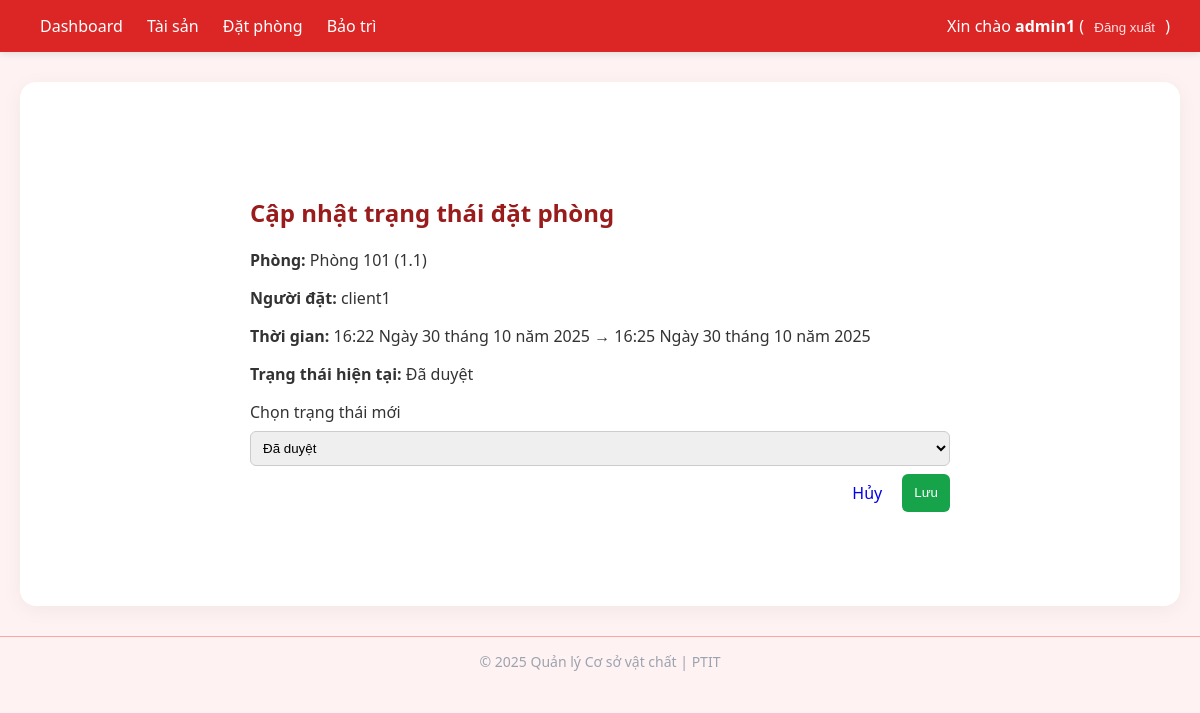
Page /bookings/3/update/ (signed in) on the earlier database version.
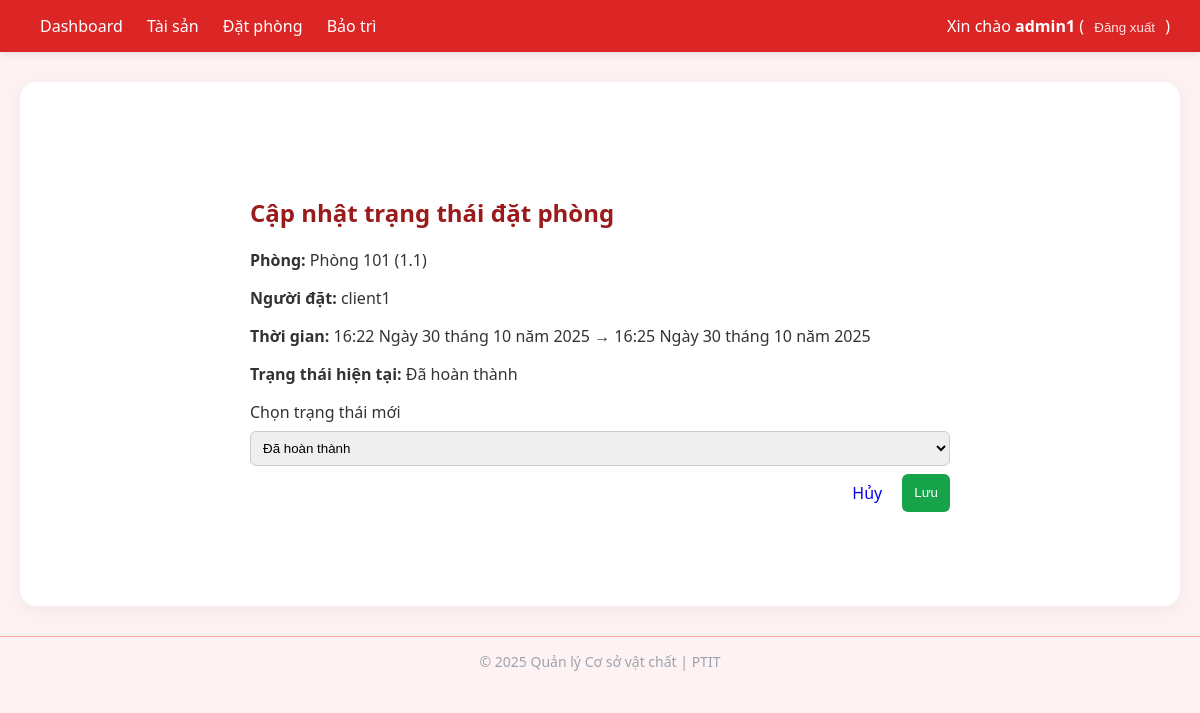
Same page on the later database version.
### core/models.py (models this page shows, shortened)
class RoomBooking(models.Model):
    STATUS_PENDING = 'pending'
    STATUS_APPROVED = 'approved'
    STATUS_REJECTED = 'rejected'
    STATUS_COMPLETED = 'completed'
    STATUS_CHOICES = [
        (STATUS_PENDING, 'Chờ duyệt'),
        (STATUS_APPROVED, 'Đã duyệt'),
        (STATUS_REJECTED, 'Đã từ chối'),
        (STATUS_COMPLETED, 'Đã hoàn thành'),
    ]
    room = models.ForeignKey(Room, on_delete=models.CASCADE, related_name='bookings')
    user = models.ForeignKey(settings.AUTH_USER_MODEL, on_delete=models.CASCADE, related_name='room_bookings')
    purpose = models.TextField('Mục đích sử dụng')
    start_time = models.DateTimeField('Thời gian bắt đầu')
    end_time = models.DateTimeField('Thời gian kết thúc')
    status = models.CharField(
        max_length=10,
        choices=STATUS_CHOICES,
        default=STATUS_PENDING
    )
    created_at = models.DateTimeField(auto_now_add=True)
    updated_at = models.DateTimeField(auto_now=True)
    class Meta:
        ordering = ['-created_at']

class Room(models.Model):
    ROOM_READY = 'ready'
    ROOM_OCCUPIED = 'occupied'
    ROOM_MAINTENANCE = 'maintenance'
    ROOM_STATUS_CHOICES = [
        (ROOM_READY, 'Sẵn sàng'),
        (ROOM_OCCUPIED, 'Đang được sử dụng'),
        (ROOM_MAINTENANCE, 'Đang sửa chữa'),
    ]
    floor = models.ForeignKey(Floor, on_delete=models.CASCADE, related_name='rooms')
    code = models.CharField(max_length=50)
    name = models.CharField(max_length=200, blank=True)
    status = models.CharField(
        max_length=15,
        choices=ROOM_STATUS_CHOICES,
        default=ROOM_READY
    )
    class Meta:
        unique_together = ('floor', 'code')

### core/views.py (the view, shortened to what this page needs)
# urls.py: path('bookings/<int:pk>/update/', views.room_booking_update, name='room_booking_update'),
@login_required
@user_passes_test(is_admin)
def room_booking_update(request, pk):
    booking = get_object_or_404(RoomBooking, pk=pk)
    return render(request, 'core/room_booking_update.html', {
        'booking': booking
    })

### core/views.py (called while the page is built)
def is_admin(user):
    return user.is_superuser

### templates/core/room_booking_update.html (shortened to what this page needs)
{% extends 'core/base.html' %}
{% block content %}
  <div style="max-width:700px;margin:40px auto;background:#fff;padding:24px;border-radius:10px;">
    <h2>Cập nhật trạng thái đặt phòng</h2>
    <p><strong>Phòng:</strong> {{ booking.room.name }} ({{ booking.room.code }})</p>
    <p><strong>Người đặt:</strong> {{ booking.user.username }}</p>
    <p><strong>Thời gian:</strong> {{ booking.start_time }} → {{ booking.end_time }}</p>
    <p><strong>Trạng thái hiện tại:</strong> {{ booking.get_status_display }}</p>
    <form method="post">
      <label for="status">Chọn trạng thái mới</label>
      <select name="status" id="status" style="width:100%;padding:8px;margin:8px 0;border-radius:6px;border:1px solid #ccc;">
        <option value="approved" {% if booking.status == 'approved' %}selected{% endif %}>Đã duyệt</option>
        <option value="completed" {% if booking.status == 'completed' %}selected{% endif %}>Đã hoàn thành</option>
      </select>
      <div style="display:flex;gap:8px;justify-content:flex-end;">
        <a href="{% url 'room_booking_list' %}" class="btn-outline-primary" style="padding:8px 12px;border-radius:6px;text-decoration:none">Hủy</a>
        <button type="submit" style="background:#16a34a;color:#fff;padding:8px 12px;border-radius:6px;border:none;">Lưu</button>
      </div>
    </form>
  </div>
{% endblock %}

Differences in the rows shown:
changed RoomBooking "Phòng 101": status "Đã duyệt" → "Đã hoàn thành"
